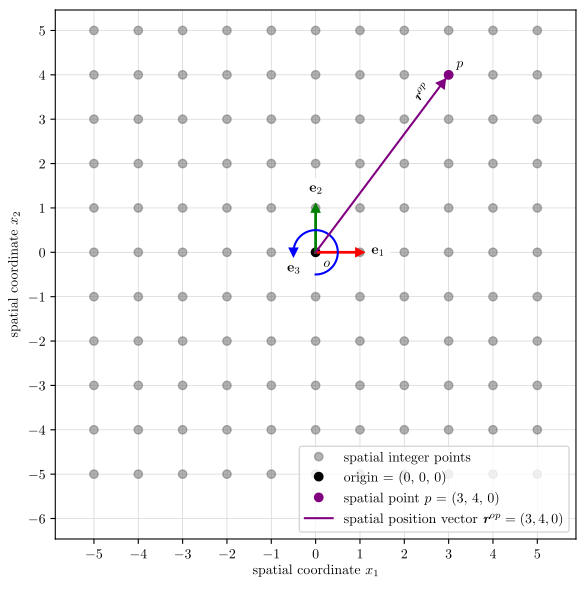

Source code (Python):
#!/usr/binenv python
import os
import numpy as np
# import matplotlib as mpl
from matplotlib import rc
import matplotlib.pyplot as plt
from matplotlib.ticker import MultipleLocator


rc('text', usetex=True)
#rc('font', **{'family': 'serif', 'serif': ['Computer Modern Roman']})
rc('font', family='serif')

NPTS = 10
OFFSET = 5
RADTODEG = 180.0/np.pi

x1 = [x for x in range(0, NPTS + 1, 1)]  # create one list 1 to 10
x1s = np.array(x1 * (NPTS + 1))  # create 10 such lists 1 to 10
y1s = np.array([[y] * (NPTS + 1) for y in range(0, NPTS + 1, 1)]).reshape(1, (NPTS + 1) * (NPTS + 1)).squeeze()


fig = plt.figure(figsize=(6, 6))  # 6 inches wide, 6 inches tall
# fig = plt.figure()
ax = fig.add_subplot(1, 1, 1)
ax.axis('equal')
# major axes
ax.xaxis.set_major_locator(MultipleLocator(1.0))
ax.yaxis.set_major_locator(MultipleLocator(1.0))
# minor axes
# ax.xaxis.set_minor_locator(MultipleLocator(0.5))
# ax.yaxis.set_minor_locator(MultipleLocator(0.5))

# spatial grid
ax.plot(x1s - OFFSET, y1s - OFFSET, 'o', color='dimgray', alpha=0.5, label='spatial integer points')

# origin 
ax.plot(0, 0, 'o', color='black', label='origin = (0, 0, 0)')  # origin
ax.text(0.25, -0.25, r'$o$', ha='center', va='center')

# x-axis
# ax.plot([0, 1], [0, 0], '-', color='black', linewidth=2)  # x-axis leader
# ax.plot(1, 0, color='black', marker='>')  # x-axis arrowhead
ax.plot([0, 1], [0, 0], '-', marker='>', linewidth=2, color='red', markevery=[-1])  # x-axis
ax.text(1.4, 0, r'$\mathbf{e}_1$', ha='center', va='center', backgroundcolor='white')

# y-axis
# ax.plot([0, 0], [0, 1], '-', color='black', linewidth=2)  # y-axis leader
# ax.plot(0, 1, color='black', marker='^')  # y-axis arrowhead
ax.plot([0, 0], [0, 1], '-', marker='^', linewidth=2, color='green', markevery=[-1])  # y-axis
ax.text(0, 1.4, r'$\mathbf{e}_2$', ha='center', va='center', backgroundcolor='white')

# z-axis start
z_angle = np.linspace(-np.pi/2.0, np.pi)
z_radius = 0.5
ax.plot(z_radius * np.cos(z_angle), z_radius * np.sin(z_angle), color='blue')  # z-axis leader
ax.plot(-0.5, 0, marker='v', color='blue', zorder=4)  # z-axis arrowhead
ax.text(-0.5, -0.4, r'$\mathbf{e}_3$', ha='center', va='center', backgroundcolor='white')

# spatial grid point
pt_color = 'purple'
px, py = 3, 4
ax.plot(px, py, 'o', color=pt_color, 
    label=r'spatial point $p$ = (' + str(px) + ', ' + str(py) + ', 0)')
ax.plot([0, px], [0, py], color=pt_color, 
    label=r'spatial position vector {\bf \em r}$^{op} = (' + str(px) + ', ' + str(py) + ', 0)$', zorder=4)
o = 0.25
ax.text(px + o, py + o, r'$p$', ha='center', va='center')
angle = np.arctan(py / px)  # radians
angle_deg = angle * RADTODEG  # degrees
r_off = 0.25
dx = -r_off * np.cos(angle)
dy = -r_off * np.sin(angle)
# ax.text(px + 4*dx, py + 2*dy, r'\bf{{\em r}} $^{op}$', ha='center', va='center', backgroundcolor='white', rotation=angle_deg)
ax.text(px + 4*dx, py + 2*dy, r'\bf{{\em r}}$^{op}$', ha='center', va='center', rotation=angle_deg)
ax.plot(px + dx, py + dy, marker=(3, 0, angle_deg - 90.0), markersize=8, color=pt_color, zorder=4)  # r-axis arrowhead

# ax.grid(which='both')
# ax.grid(b=True, which='major', linestyle='-')
ax.grid(b=True, which='major', linestyle='solid', linewidth=0.5, color='lightgray')
# ax.grid(b=True, which='minor', linestyle=':')
ax.set_xlabel(r'spatial coordinate $x_1$')
ax.set_ylabel(r'spatial coordinate $x_2$')
a = 6
ax.set_xlim(-a, a)
ax.set_ylim(-a - 2, a + 1)
# ax.legend(loc='lower right', framealpha=1.0)
ax.legend(loc='lower right')

fig.tight_layout()
plt.show()

print_to_pdf = 1
if print_to_pdf:
    script_name = os.path.basename(__file__)
    figure_name = os.path.splitext(script_name)[0]
    print(f'Saving figure as {figure_name}.pdf')
    fig.savefig(figure_name + '.pdf', bbox_inches='tight')
